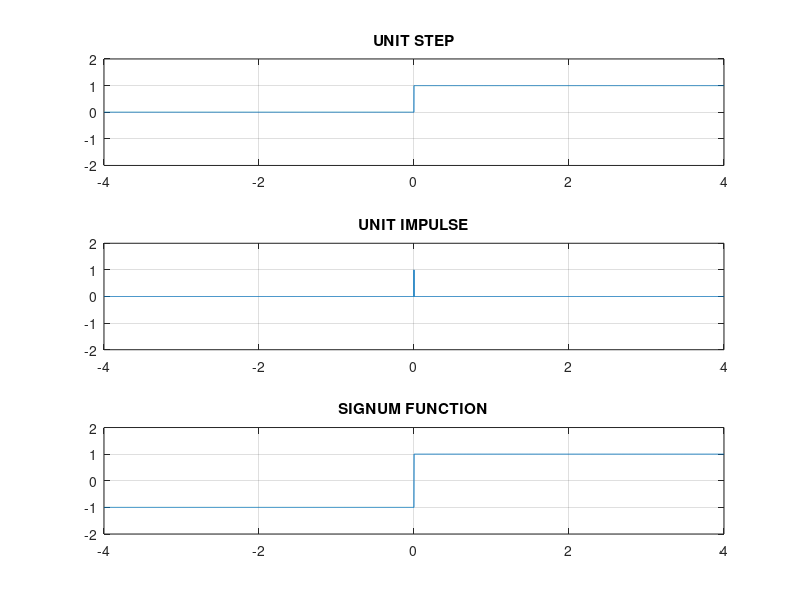

Source code (MATLAB):
clear all;
close all;
clc;
t=-4:0.001:4;
ut=t>=0;
subplot(3,1,1);
plot(t,ut);
title("UNIT STEP");
ylim([-2 2])
grid on;

i=(t==0);
subplot(3,1,2);
plot(t,i);
title("UNIT IMPULSE");
ylim([-2 2])
grid on;

y = sign(t);
subplot(3,1,3);
plot(t,y)
title("SIGNUM FUNCTION");
ylim([-2 2])
grid on